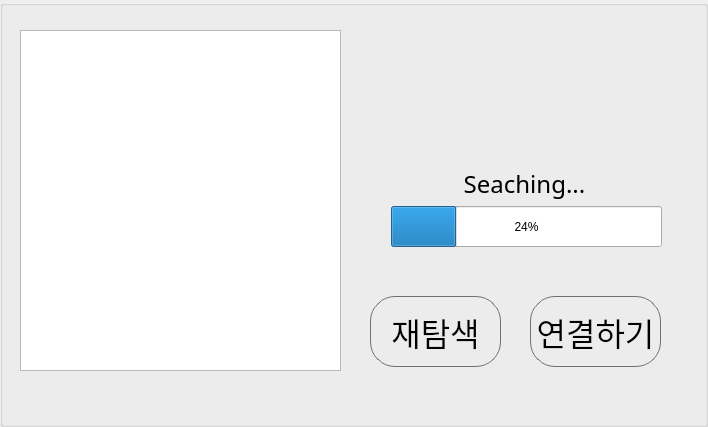
  <widget class="QGroupBox" name="grp_wifisetting">
   <property name="geometry">
    <rect>
     <x>40</x>
     <y>100</y>
     <width>708</width>
     <height>427</height>
    </rect>
   </property>
   <property name="title">
    <string/>
   </property>
   <widget class="QPushButton" name="b_SCANNING">
    <property name="geometry">
     <rect>
      <x>370</x>
      <y>296</y>
      <width>131</width>
      <height>71</height>
     </rect>
    </property>
    <property name="font">
     <font>
      <family>sunfont</family>
      <pointsize>24</pointsize>
     </font>
    </property>
    <property name="focusPolicy">
     <enum>Qt::NoFocus</enum>
    </property>
    <property name="styleSheet">
     <string>border: 1px solid rgb(112, 112, 112); 
Border-radius: 25px</string>
    </property>
    <property name="text">
     <string>재탐색</string>
    </property>
   </widget>
   <widget class="QListWidget" name="listWidget">
    <property name="geometry">
     <rect>
      <x>20</x>
      <y>30</y>
      <width>321</width>
      <height>341</height>
     </rect>
    </property>
    <property name="font">
     <font>
      <family>sunfont</family>
      <pointsize>19</pointsize>
     </font>
    </property>
   </widget>
   <widget class="QPushButton" name="b_connect">
    <property name="geometry">
     <rect>
      <x>530</x>
      <y>296</y>
      <width>131</width>
      <height>71</height>
     </rect>
    </property>
    <property name="font">
     <font>
      <family>sunfont</family>
      <pointsize>24</pointsize>
     </font>
    </property>
    <property name="focusPolicy">
     <enum>Qt::NoFocus</enum>
    </property>
    <property name="styleSheet">
     <string notr="true">border: 1px solid rgb(112, 112, 112); 
Border-radius: 25px</string>
    </property>
    <property name="text">
     <string>연결하기</string>
    </property>
   </widget>
   <widget class="QProgressBar" name="ssid_progressBar">
    <property name="geometry">
     <rect>
      <x>391</x>
      <y>206</y>
      <width>271</width>
      <height>41</height>
     </rect>
    </property>
    <property name="value">
     <number>24</number>
    </property>
   </widget>
   <widget class="QLabel" name="ssid_loading">
    <property name="geometry">
     <rect>
      <x>392</x>
      <y>163</y>
      <width>265</width>
      <height>42</height>
     </rect>
    </property>
    <property name="font">
     <font>
      <family>sunfont</family>
      <pointsize>18</pointsize>
     </font>
    </property>
    <property name="text">
     <string>Seaching...</string>
    </property>
    <property name="alignment">
     <set>Qt::AlignCenter</set>
    </property>
   </widget>
  </widget>
